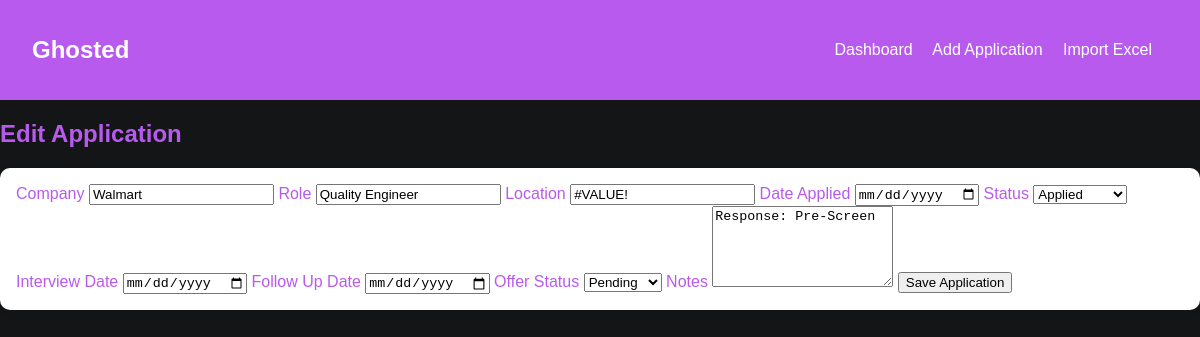
Before: /edit/388 with the older database file.
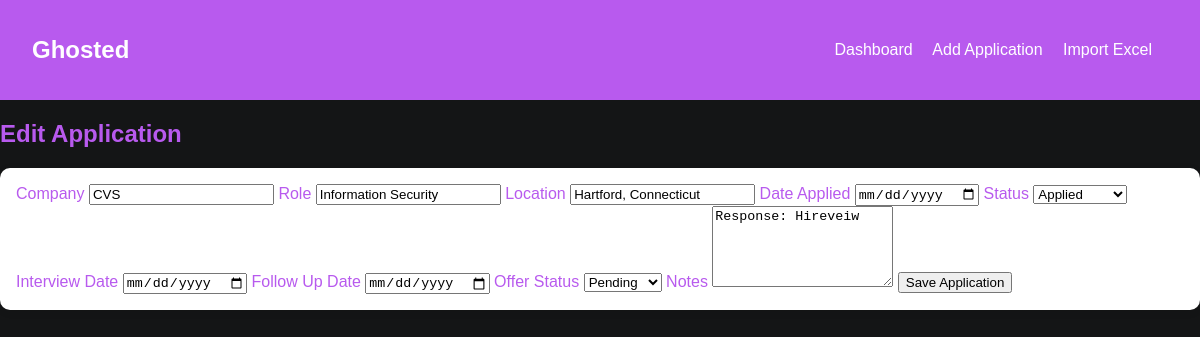
After: the same page with the newer database file.
### tables this page shows
CREATE TABLE applications (
            id INTEGER PRIMARY KEY AUTOINCREMENT,
            company TEXT NOT NULL,
            role TEXT NOT NULL,
            location TEXT,
            date_applied TEXT,
            status TEXT NOT NULL,
            interview_date TEXT,
            follow_up_date TEXT,
            offer_status TEXT,
            notes TEXT
        );

### app.py (the view, shortened to what this page needs)
    @app.route("/edit/<int:app_id>", methods=["GET", "POST"])
    def edit_application(app_id: int):
        conn = get_db_connection()
        application = conn.execute("SELECT * FROM applications WHERE id = ?", (app_id,)).fetchone()
        if application is None:
            conn.close()
            flash("Application not found.")
            return redirect(url_for("index"))
        conn.close()
        return render_template("form.html", application=application)

### db.py (called while the page is built)
def get_db_connection() -> sqlite3.Connection:
    conn = sqlite3.connect(DB_PATH)
    conn.row_factory = sqlite3.Row
    return conn

### templates/form.html
{% extends 'base.html' %}
{% block content %}
<h2>{{ 'Edit Application' if application else 'Add Application' }}</h2>
<form method="POST" class="form-grid">
    <label>Company
        <input type="text" name="company" value="{{ application.company if application else '' }}" required>
    </label>
    <label>Role
        <input type="text" name="role" value="{{ application.role if application else '' }}" required>
    </label>
    <label>Location
        <input type="text" name="location" value="{{ application.location if application else '' }}">
    </label>
    <label>Date Applied
        <input type="date" name="date_applied" value="{{ application.date_applied if application else '' }}">
    </label>
    <label>Status
        <select name="status">
            {% set current_status = application.status if application else 'Applied' %}
            {% for option in ['Interested', 'Applied', 'Interviewing', 'Final Round', 'Offer', 'Rejected'] %}
                <option value="{{ option }}" {% if current_status == option %}selected{% endif %}>{{ option }}</option>
            {% endfor %}
        </select>
    </label>
    <label>Interview Date
        <input type="date" name="interview_date" value="{{ application.interview_date if application else '' }}">
    </label>
    <label>Follow Up Date
        <input type="date" name="follow_up_date" value="{{ application.follow_up_date if application else '' }}">
    </label>
    <label>Offer Status
        <select name="offer_status">
            {% set current_offer = application.offer_status if application else 'Pending' %}
            {% for option in ['Pending', 'Received', 'Accepted', 'Declined', 'N/A'] %}
                <option value="{{ option }}" {% if current_offer == option %}selected{% endif %}>{{ option }}</option>
            {% endfor %}
        </select>
    </label>
    <label class="full-width">Notes
        <textarea name="notes" rows="5">{{ application.notes if application else '' }}</textarea>
    </label>
    <button class="button" type="submit">Save Application</button>
</form>
{% endblock %}

Changed rows visible on the page:
changed applications "Applied": company "Walmart" → "CVS"; role "Quality Engineer" → "Information Security"; location "#VALUE!" → "Hartford, Connecticut"; notes "Response: Pre-Screen" → "Response: Hireveiw"
